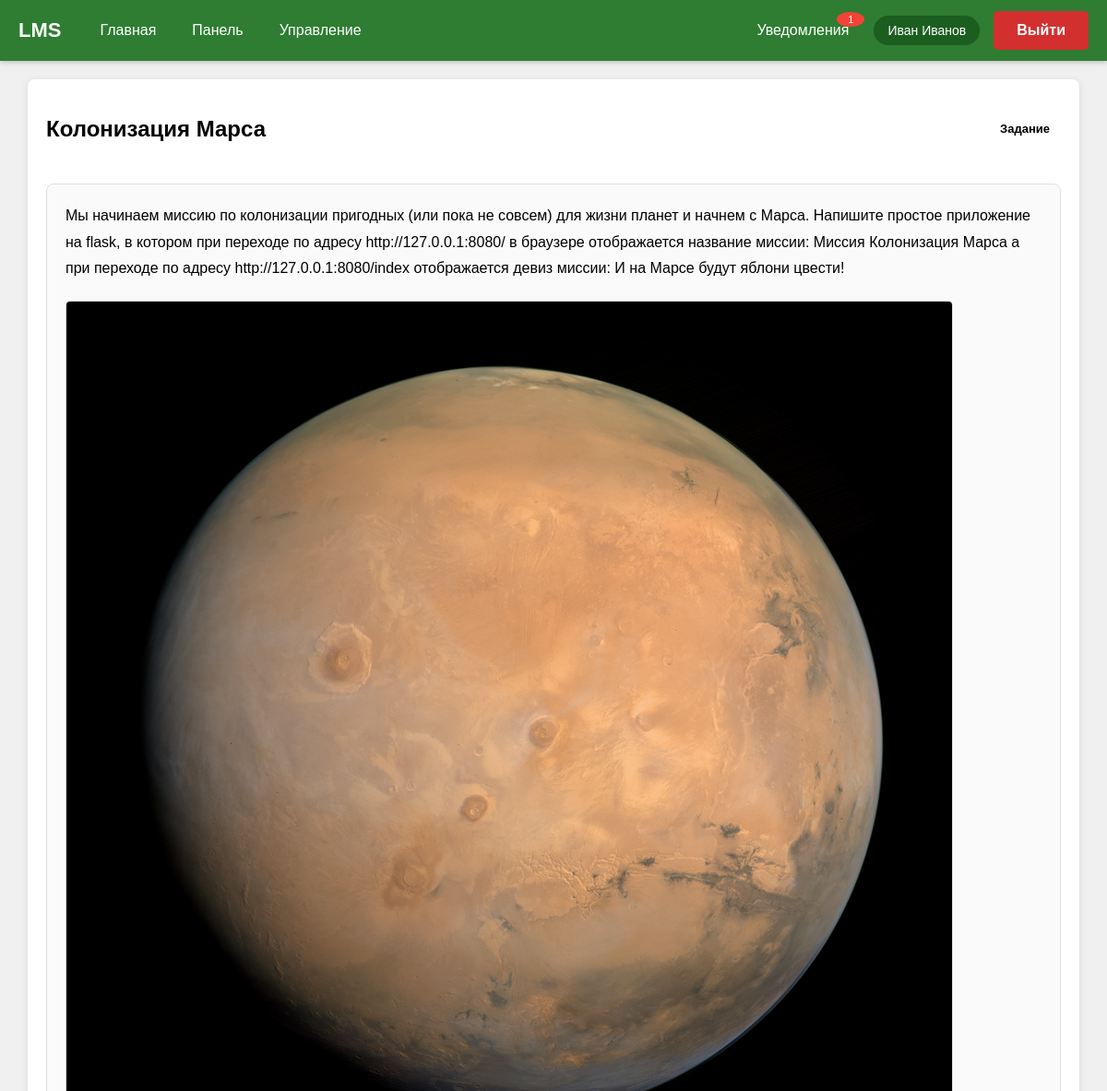
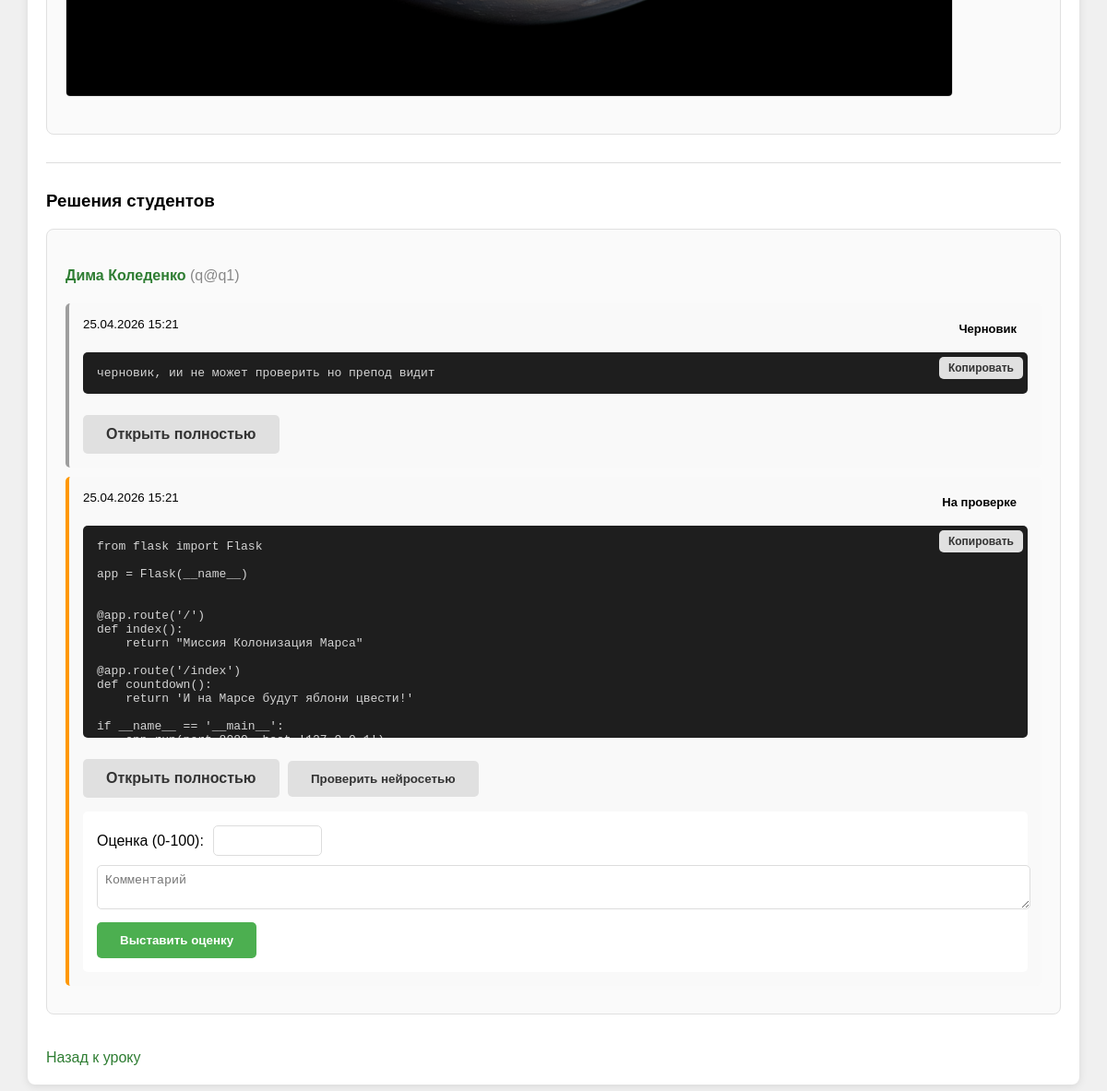
Screenshot of /block/2 (signed in) with the database file from the repository (2 pictures, top to bottom).
### data/users.py (models this page shows, shortened)
class User(SqlAlchemyBase, UserMixin):
    __tablename__ = 'users'
    id = sqlalchemy.Column(sqlalchemy.Integer, primary_key=True, autoincrement=True)
    name = sqlalchemy.Column(sqlalchemy.String(100))
    email = sqlalchemy.Column(sqlalchemy.String(120), index=True, unique=True)
    hashed_password = sqlalchemy.Column(sqlalchemy.String(200))
    role = sqlalchemy.Column(sqlalchemy.String(20))
    created_date = sqlalchemy.Column(sqlalchemy.DateTime, default=datetime.datetime.now)

### data/lesson_blocks.py (models this page shows)
class LessonBlock(SqlAlchemyBase):
    __tablename__ = 'lesson_blocks'
    id = sqlalchemy.Column(sqlalchemy.Integer, primary_key=True, autoincrement=True)
    lesson_id = sqlalchemy.Column(sqlalchemy.Integer, sqlalchemy.ForeignKey("lessons.id"), nullable=False)
    block_type = sqlalchemy.Column(sqlalchemy.String(20), nullable=False)
    title = sqlalchemy.Column(sqlalchemy.String(200))
    content = sqlalchemy.Column(sqlalchemy.Text)
    order = sqlalchemy.Column(sqlalchemy.Integer, nullable=False, default=0)
    lesson = orm.relationship("Lesson", backref="lesson_blocks_ref")
    images = orm.relationship("BlockImage", cascade="all, delete-orphan")
    submissions = orm.relationship("Submission", cascade="all, delete-orphan")

### data/block_images.py (models this page shows)
class BlockImage(SqlAlchemyBase):
    __tablename__ = 'block_images'
    id = sqlalchemy.Column(sqlalchemy.Integer, primary_key=True, autoincrement=True)
    block_id = sqlalchemy.Column(sqlalchemy.Integer, sqlalchemy.ForeignKey("lesson_blocks.id"), nullable=False)
    filename = sqlalchemy.Column(sqlalchemy.String(200), nullable=False)
    block = orm.relationship("LessonBlock", backref="block_images_ref")

### data/submissions.py (models this page shows)
class Submission(SqlAlchemyBase):
    __tablename__ = 'submissions'
    id = sqlalchemy.Column(sqlalchemy.Integer, primary_key=True, autoincrement=True)
    block_id = sqlalchemy.Column(sqlalchemy.Integer, sqlalchemy.ForeignKey("lesson_blocks.id"), nullable=False)
    student_id = sqlalchemy.Column(sqlalchemy.Integer, sqlalchemy.ForeignKey("users.id"), nullable=False)
    code = sqlalchemy.Column(sqlalchemy.Text)
    score = sqlalchemy.Column(sqlalchemy.Integer)
    feedback = sqlalchemy.Column(sqlalchemy.Text)
    status = sqlalchemy.Column(sqlalchemy.String(20), default="draft")
    submitted_at = sqlalchemy.Column(sqlalchemy.DateTime, default=datetime.datetime.now)
    graded_at = sqlalchemy.Column(sqlalchemy.DateTime)
    block = orm.relationship("LessonBlock", backref="submissions_ref")
    student = orm.relationship("User", backref="submissions")

### block_routes.py (the view, shortened to what this page needs)
    @app.route("/block/<int:block_id>")
    @login_required
    def block_view(block_id):
        db_sess = db_session.create_session()
        block = db_sess.query(LessonBlock).get(block_id)
        if not block:
            db_sess.close()
            abort(404)
        lesson = block.lesson
        course = lesson.course
        if current_user.role == "teacher" and course.teacher_id != current_user.id:
            db_sess.close()
            flash("Доступ запрещен")
            return redirect(url_for("dashboard"))
        block_data = {
            'id': block.id,
            'title': block.title,
            'content': block.content,
            'block_type': block.block_type,
            'lesson_id': lesson.id
        }
        images = list(block.images)
        submissions_data = []
        if block.block_type == 'assignment':
            if current_user.role == "student":
                subs = db_sess.query(Submission).filter_by(
                    block_id=block_id, student_id=current_user.id
                ).order_by(Submission.submitted_at.desc()).all()
                for sub in subs:
                    submissions_data.append({
                        'id': sub.id,
                        'code': sub.code,
                        'status': sub.status,
                        'score': sub.score,
                        'feedback': sub.feedback,
                        'submitted_at': sub.submitted_at,
                        'graded_at': sub.graded_at,
                        'student_name': None
                    })
            else:
                subs = db_sess.query(Submission).filter_by(
                    block_id=block_id
                ).order_by(Submission.submitted_at.desc()).all()
                for sub in subs:
                    submissions_data.append({
                        'id': sub.id,
                        'code': sub.code,
                        'status': sub.status,
                        'score': sub.score,
                        'feedback': sub.feedback,
                        'submitted_at': sub.submitted_at,
                        'graded_at': sub.graded_at,
                        'student_id': sub.student_id,
                        'student_name': sub.student.name,
                        'student_email': sub.student.email
                    })
        db_sess.close()
        return render_template("block_view.html", block=block_data, images=images, submissions=submissions_data)

### data/db_session.py (called while the page is built)
def create_session() -> Session:
    global __factory
    return __factory()

### main.py (called while the page is built)
@app.teardown_appcontext
def shutdown_session(exception=None):
    db_session.create_session().close()

@login_manager.user_loader
def load_user(user_id):
    db_sess = db_session.create_session()
    user = db_sess.query(User).get(int(user_id))
    db_sess.close()
    return user

### templates/block_view.html (shortened to what this page needs)
{% extends "base.html" %}
{% block content %}
<div class="page-header">
    <h2>{{ block.title }}</h2>
    <span class="badge">{{ 'Учебный материал' if block.block_type == 'textbook' else 'Задание' }}</span>
</div>
<div class="card" style="margin-bottom: 25px;">
    <div style="line-height: 1.8;">
        {{ block.content|safe }}
    </div>
    {% if images %}
    <div style="display: flex; gap: 10px; flex-wrap: wrap; margin: 20px 0;">
        {% for img in images %}
        <img src="/uploads/{{ img.filename }}" style="max-width: 100%; border-radius: 5px; border: 1px solid #ddd;">
        {% endfor %}
    </div>
    {% endif %}
</div>
{% if block.block_type == 'assignment' %}
    <hr style="margin: 30px 0;">
    {% if current_user.role == "teacher" %}
        <h3>Решения студентов</h3>
        {% if submissions %}
            {% set students = {} %}
            {% for sub in submissions %}
                {% if sub.student_id not in students %}
                    {% set _ = students.update({sub.student_id: {'name': sub.student_name, 'email': sub.student_email, 'submissions': []}}) %}
                {% endif %}
                {% set _ = students[sub.student_id]['submissions'].append(sub) %}
            {% endfor %}
            {% for student_id, data in students.items() %}
            <div class="card" style="margin-bottom: 20px;">
                <h4>
                    <a href="/submission/{{ data.submissions[0].id }}" style="color: #2e7d32; text-decoration: none;">
                        {{ data.name }}
                    </a>
                    <span style="color: #888; font-weight: normal;">({{ data.email }})</span>
                </h4>
                {% for submission in data.submissions %}
                <div style="background: #f9f9f9; padding: 15px; margin: 10px 0; border-radius: 5px; border-left: 4px solid {% if submission.status == 'draft' %}#9e9e9e{% elif submission.score is not none %}#4caf50{% else %}#ff9800{% endif %};">
                    <div style="display: flex; justify-content: space-between; margin-bottom: 10px;">
                        <small>{{ submission.submitted_at.strftime('%d.%m.%Y %H:%M') }}</small>
                        <span class="badge">{{ 'Черновик' if submission.status == 'draft' else 'На проверке' }}</span>
                    </div>
                    <div style="position: relative;">
                        <pre class="code-block" style="background: #1e1e1e; color: #d4d4d4; padding: 15px; border-radius: 5px; overflow-x: auto; max-height: 200px;">{{ submission.code[:500] }}{% if submission.code|length > 500 %}...{% endif %}</pre>
                        <button onclick="copyCode(this)" data-code="{{ submission.code }}" class="btn secondary-btn" style="position: absolute; top: 5px; right: 5px; padding: 5px 10px; font-size: 12px;">Копировать</button>
                    </div>
                    <a href="/submission/{{ submission.id }}" class="btn secondary-btn" style="margin-top: 10px;">Открыть полностью</a>
                    {% if submission.status == 'submit' %}
                    <button onclick="checkCodeAI({{ submission.id }}, this)" class="btn secondary-btn" style="margin-top: 5px; margin-left: 5px;">Проверить нейросетью</button>
                    {% endif %}
                    {% if submission.status == 'submit' and submission.score is none %}
                    <form method="POST" action="/teacher/submission/{{ submission.id }}/grade" style="margin-top: 15px; padding: 15px; background: white; border-radius: 5px;">
                        <div style="display: flex; gap: 10px; align-items: center; margin-bottom: 10px;">
                            <label>Оценка (0-100):</label>
                            <input type="number" name="score" min="0" max="100" required style="padding: 8px; border: 1px solid #ddd; border-radius: 5px; width: 100px;">
                        </div>
                        <textarea name="feedback" rows="2" placeholder="Комментарий" style="width: 100%; margin-bottom: 10px; padding: 8px; border: 1px solid #ddd; border-radius: 5px;"></textarea>
                        <button type="submit" class="btn primary-btn">Выставить оценку</button>
                    </form>
                    {% endif %}
                </div>
                {% endfor %}
            </div>
            {% endfor %}
        {% else %}
        <p>Пока нет решений</p>
        {% endif %}
    {% endif %}
{% endif %}
<br>
<a href="/lesson/{{ block.lesson_id }}">Назад к уроку</a>
{% endblock %}

### templates/base.html (shortened to what this page needs)
<!DOCTYPE html>
<html>
<head>
    <link rel="stylesheet" href="{{ url_for('static', filename='style.css') }}">
</head>
<body>
    <nav class="navbar">
        <div class="nav-left">
            <a href="/" class="logo">LMS</a>
            <a href="/" class="nav-link">Главная</a>
            {% if current_user.is_authenticated %}
                <a href="/dashboard" class="nav-link">Панель</a>
                {% if current_user.role == "teacher" %}
                    <a href="/teacher/courses" class="nav-link">Управление</a>
                {% endif %}
            {% endif %}
        </div>
        <div class="nav-right">
            {% if current_user.is_authenticated %}
                <a href="/notifications" class="nav-link" style="position: relative;">
                    Уведомления
                    <span id="notif-count" style="display: none; position: absolute; top: -5px; right: -5px; background: #f44336; color: white; border-radius: 50%; padding: 2px 6px; font-size: 11px; min-width: 18px; text-align: center;">0</span>
                </a>
                <span class="user-chip">
                    {{ current_user.name }}
                </span>
                <a href="/logout" class="btn logout-btn">Выйти</a>
            {% else %}
                {% if not hide_nav_auth %}
                    <a href="/login" class="btn ghost-btn">Вход</a>
                    <a href="/register" class="btn primary-btn">Регистрация</a>
                {% endif %}
            {% endif %}
        </div>
    </nav>
    <div class="container">
        {% block content %}{% endblock %}
    </div>
</body>
</html>

### static/style.css (style rules this page uses)
body { font-family: Arial, sans-serif; margin: 0; background: #f0f0f0; }
.navbar { background: #2e7d32; padding: 12px 20px; display: flex; justify-content: space-between; align-items: center; box-shadow: 0 2px 5px rgba(0,0,0,0.2); }
.nav-left, .nav-right { display: flex; align-items: center; gap: 15px; }
.logo { font-size: 22px; font-weight: bold; color: white; text-decoration: none; margin-right: 15px; }
.nav-link { color: white; text-decoration: none; padding: 6px 12px; border-radius: 4px; }
.container { max-width: 1100px; margin: 20px auto; padding: 20px; background: white; border-radius: 8px; box-shadow: 0 2px 10px rgba(0,0,0,0.1); }
.btn { padding: 12px 25px; border-radius: 5px; text-decoration: none; font-weight: bold; display: inline-block; border: none; cursor: pointer; }
.primary-btn { background: #4caf50; color: white; }
.secondary-btn { background: #e0e0e0; color: #333; }
.card { background: #fafafa; padding: 20px; border-radius: 8px; border: 1px solid #e0e0e0; margin-bottom: 20px; }
.badge { display: inline-block; padding: 5px 12px; border-radius: 20px; font-size: 13px; font-weight: bold; }
.user-chip { background: #1b5e20; padding: 8px 15px; border-radius: 20px; color: white; font-size: 14px; }
.logout-btn { background: #d32f2f; color: white; }
.page-header { display: flex; justify-content: space-between; align-items: center; margin-bottom: 25px; }
a { color: #2e7d32; text-decoration: none; }
hr { margin: 25px 0; border: none; border-top: 1px solid #ddd; }

### templates/block_view.html (style rules this page uses)
.code-block { tab-size: 4; -moz-tab-size: 4; }

### rows the page displays
User: name "Иван Иванов"
LessonBlock: title "Колонизация Марса", block_type "Задание", content "Мы начинаем миссию по колонизации пригодных (или пока не совсем) для жизни планет и начнем с Марса. Напишите простое приложение на flask, в котором при переходе по адресу http://127.0.0.1:8080/ в браузере отображается название миссии: Миссия Колонизация Марса а при переходе по адресу http://127.0.0.1:8080/index отображается девиз миссии: И на Марсе будут яблони цвести!"
BlockImage: filename (picture)
User: name "Дима Коледенко", email "q@q1"
Submission: submitted_at "25.04.2026 15:21", status "Черновик", code "черновик, ии не может проверить но препод видит"
Submission: submitted_at "25.04.2026 15:21", status "На проверке", code "from flask import Flask app = Flask(__name__) @app.route('/') def index(): return \"Миссия Колонизация Марса\" @app.route('/index') def countdown(): return 'И на Марсе будут яблони цвести!' if __name__ == '__main__':…"
